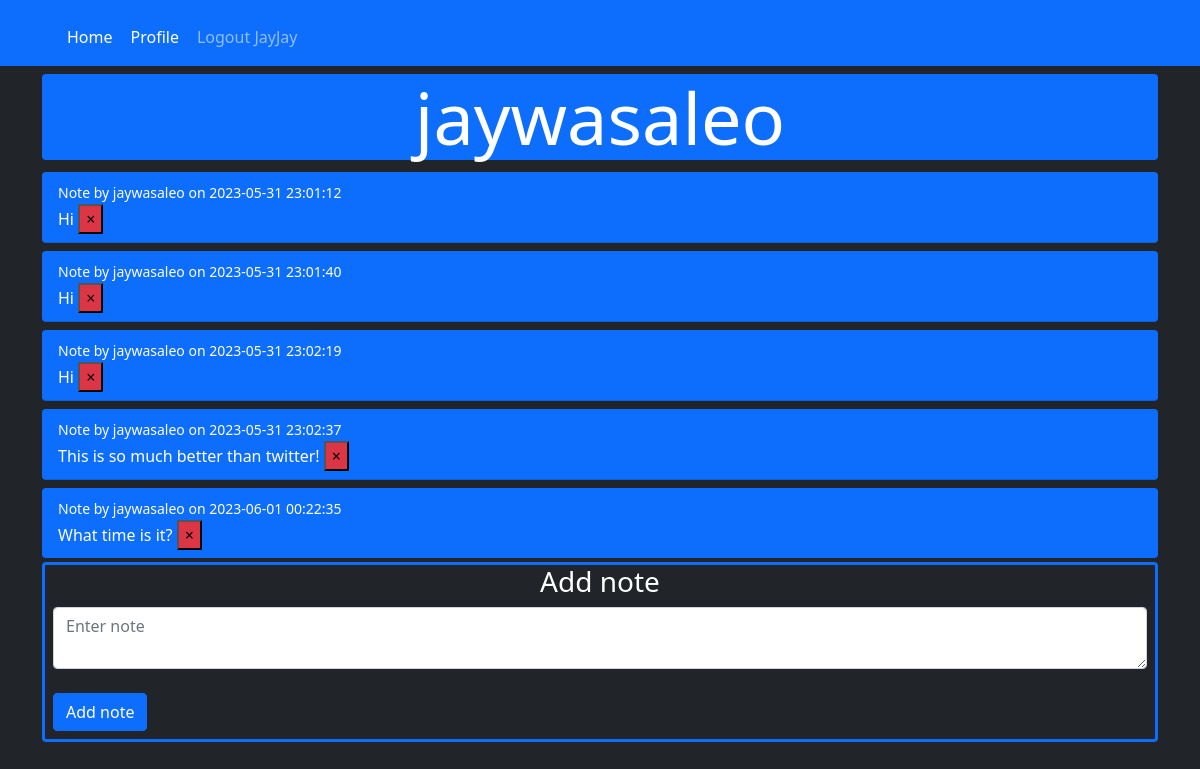
Screenshot of /u/jaywasaleo (signed in) with the database file from the repository.
### website/models.py (models this page shows)
class User(db.Model, UserMixin):
    id = db.Column(db.Integer, primary_key = True)
    email = db.Column(db.String(150), unique = True)
    password = db.Column(db.String(150))
    username = db.Column(db.String(50))
    notes = db.relationship('Note')

class Note(db.Model):
    id = db.Column(db.Integer, primary_key = True)
    data = db.Column(db.String(10000))
    date = db.Column(db.DateTime(timezone = True), default = func.now())
    user_id = db.Column(db.Integer, db.ForeignKey('user.id'))

### website/views.py (the view)
@views.route('u/<username>')
@login_required
def user(username):
    user = User.query.filter_by(username=username).first_or_404()
    all_notes = Note.query.all()
    all_users = User.query.all()
    return render_template("user.html", current_user=current_user, user=user, notelist=all_notes, userlist=all_users)

### website/__init__.py (called while the page is built)
def create_app():
    app = Flask(__name__)
    app.config['SECRET_KEY'] = 'asddfgghjhjk'
    app.config['SQLALCHEMY_DATABASE_URI'] = f'sqlite:///{DB_NAME}'
    db.init_app(app)
    from .views import views
    from .auth import auth
    app.register_blueprint(views, url_prefix='/')
    app.register_blueprint(auth, url_prefix='/')
    from .models import User, Note
    with app.app_context():
        db.create_all()
    login_manager = LoginManager()
    login_manager.login_view = 'auth.login'
    login_manager.init_app(app)
    @login_manager.user_loader
    def load_user(id):
        return User.query.get(int(id))
    return app

### website/templates/user.html (shortened to what this page needs)
{% extends "base.html" %}
{% block content%}
<h1 class="display-2 text-center bg-primary rounded">
    {{ user.username }}
</h1>
<ul class="list-group list-group-flush" id="notes">
    {% for note in user.notes %}
        <li class="list-group-item my-1 rounded bg-primary text-white">
            <small>Note by {{user.username}} on {{note.date}}</small>
            <br />
            {{ note.data }}
            <button type="button" class="btn-small close bg-danger" onclick="">
                <span aria-hidden="true">&times;<span>
            </button>
        </li>
    {% endfor %}
</ul>
<form class="pb-2 px-2 border border-primary  border-3 rounded" method="post">
    <h3 class="text-center" >Add note</h3>
    <textarea class="form-control" id="note" name="note" placeholder="Enter note"></textarea>
    <br />
    <button class="btn btn-primary" type="submit">Add note</button>
</form>
{% endblock %}

### website/templates/base.html (shortened to what this page needs)
<!DOCTYPE html>
<html lang="en">
<head>
    <link href="https://cdn.jsdelivr.net/npm/bootstrap@5.0.2/dist/css/bootstrap.min.css" rel="stylesheet">
</head>
<body class="bg-dark text-white">
    <nav class="navbar navbar-expand-md navbar-dark bg-primary">
        <div class="container-xl">
            <div class="ms-3 mt-2 collapse navbar-collapse" id="main-nav">
                <ul class="navbar-nav">
                    {% if user.is_authenticated %}
                    <li class="nav-item"><a class="btn btn-primary nav-link text-white" id="home" href="/">Home</a></li>
                    <li class="nav-item"><a class="btn btn-primary nav-link text-white" id="user" href="{{ url_for('views.user', username=current_user.username) }}">Profile</a></li>
                    <li class="nav-item"><a class="btn btn-primary nav-link" id="logout" href="/logout">Logout {{current_user.username}}</a></li>
                    {% else %}
                    <li class="nav-item"><a class="btn btn-primary nav-link" id="login" href="login">Login</a></li>
                    <li class="nav-item"><a class="btn btn-primary nav-link" id="signup" href="signup">Sign Up</a></li>
                    {% endif %}
                </ul>
            </div>
        </div>
    </nav>
    <div class="container mt-2">
        {% block content %}
        {% endblock %}
    </div>
</body>
</html>

### rows the page displays
User: username "JayJay"
User: username "jaywasaleo"
Note: date "2023-05-31 23:01:12", data "Hi"
Note: date "2023-05-31 23:01:40", data "Hi"
Note: date "2023-05-31 23:02:19", data "Hi"
Note: date "2023-05-31 23:02:37", data "This is so much better than twitter!"
Note: date "2023-06-01 00:22:35", data "What time is it?"
